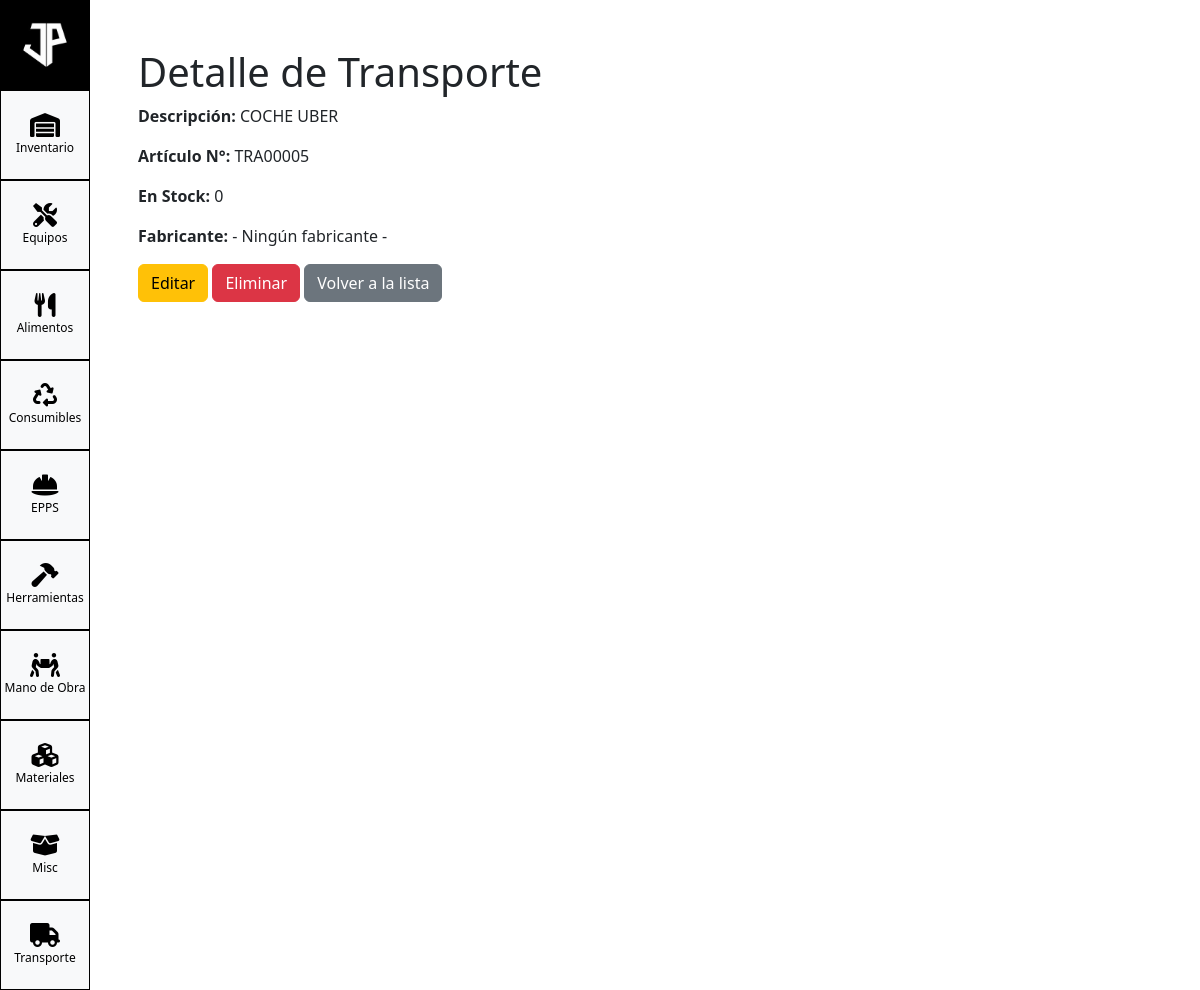
The page /inventory/inventario/transporte/1/ on the database its author committed.
### inventory/models.py (models this page shows, shortened)
class BaseInventario(models.Model):
    num_articulo = models.CharField(max_length=50)
    descripcion = models.CharField(max_length=255)
    en_stock = models.IntegerField(default=0)
    codigo_barras = models.CharField(max_length=100, blank=True, default='')
    grupo_articulos = models.CharField(max_length=100, default='MISC')
    fabricante = models.CharField(max_length=100, blank=True, default='')
    unidad_medida = models.CharField(max_length=50, blank=True, default='')
    precio_unitario_diario = models.DecimalField(max_digits=10, decimal_places=2, default=0)
    ultimo_precio_compra = models.DecimalField(max_digits=10, decimal_places=2, default=0)
    class Meta:
        abstract = True

class Transporte(BaseInventario):
    grupo_articulos = models.CharField(max_length=100, default='TRANSPORTE')

### inventory/views/transporte.py (the view)
# urls.py: path('inventario/transporte/<int:pk>/', TransporteDetailView.as_view(), name='transporte-detail'),
class TransporteDetailView(DetailView):
    model = Transporte
    template_name = 'trasnportes/transporte_detail.html'  # Cambia esto cuando tengas las plantillas

### inventory/templates/trasnportes/transporte_detail.html (shortened to what this page needs)
{% extends "base_inventario.html" %}
{% block content %}
<div class="container">
    <h1>Detalle de Transporte</h1>
    <p><strong>Descripción:</strong> {{ object.descripcion }}</p>
    <p><strong>Artículo N°:</strong> {{ object.num_articulo }}</p>
    <p><strong>En Stock:</strong> {{ object.en_stock }}</p>
    <p><strong>Fabricante:</strong> {{ object.fabricante }}</p>
    <a href="{% url 'transporte-update' object.pk %}" class="btn btn-warning">Editar</a>
    <a href="{% url 'transporte-delete' object.pk %}" class="btn btn-danger">Eliminar</a>
    <a href="{% url 'transporte-list' %}" class="btn btn-secondary">Volver a la lista</a>
</div>
{% endblock %}

### static/css/custom.css (style rules this page uses)
body, html { height: 100%; margin: 0; padding: 0; }

### rows shown on the page
Transporte: descripcion "COCHE UBER", num_articulo "TRA00005", en_stock "0", fabricante "- Ningún fabricante -"
